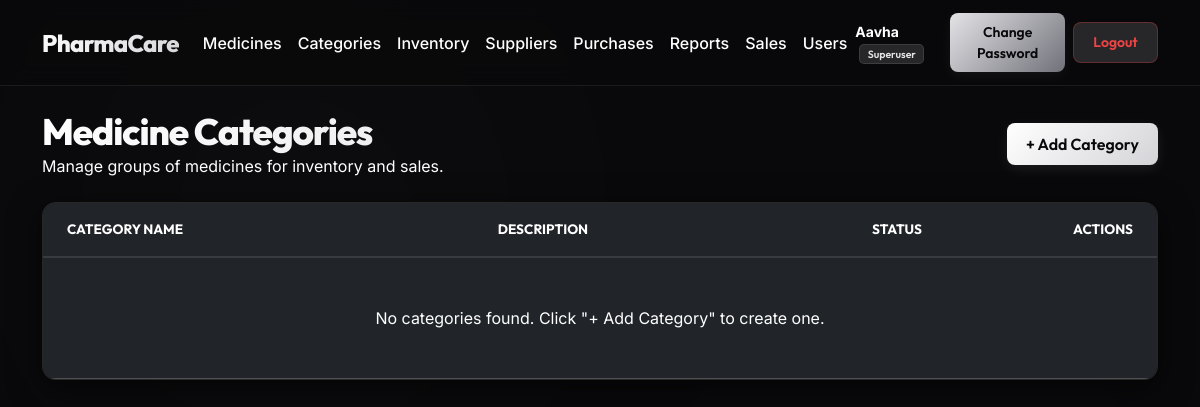
Before: /categories/ (signed in) with the older database file.
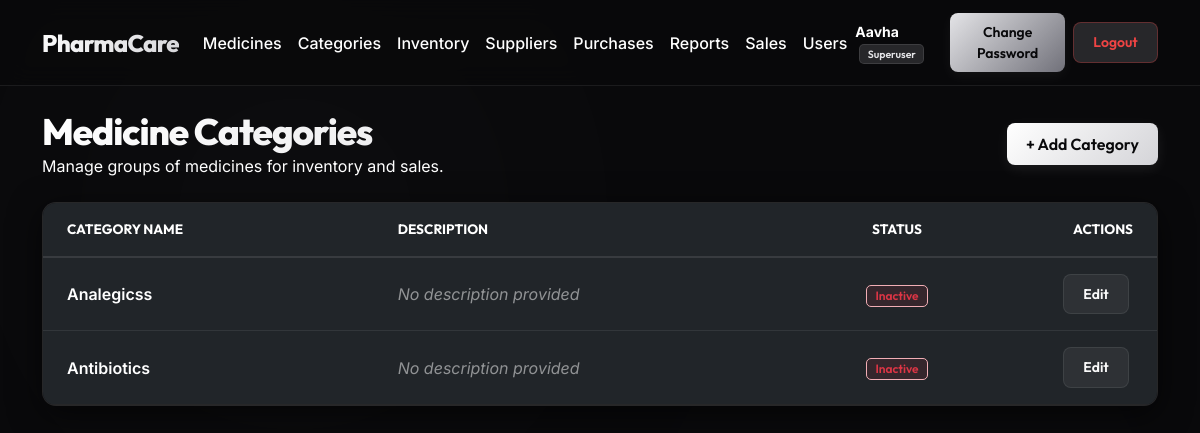
After: the same page with the newer database file.
### medicines/models.py (models this page shows, shortened)
class Category(models.Model):
    name = models.CharField(
        max_length=100,
        unique=True,
        verbose_name="Category Name",
        help_text="e.g. Antibiotics, Analgesics, Vitamins"
    )
    description = models.TextField(
        blank=True,
        null=True,
        verbose_name="Description",
        help_text="Optional description of what this category covers."
    )
    created_at = models.DateTimeField(
        auto_now_add=True,
        verbose_name="Created At"
    )
    is_active = models.BooleanField(
        default=True,
        verbose_name="Active",
        help_text="Inactive categories are hidden from selection and list views."
    )
    class Meta:
        verbose_name = "Category"
        verbose_name_plural = "Categories"
        ordering = ["name"]

### medicines/views.py (the view)
# urls.py: path("categories/", views.CategoryListView.as_view(), name="category_list"),
class CategoryListView(LoginRequiredMixin, AdminOrPharmacistRequiredMixin, ListView):
    model = Category
    template_name = "medicines/category_list.html"
    context_object_name = "categories"

### medicines/views.py (called while the page is built)
    def test_func(self):
        user = self.request.user
        return user.is_authenticated and (user.is_superuser or is_admin(user) or is_pharmacist(user))

### templates/medicines/category_list.html (shortened to what this page needs)
{% extends "base.html" %}
{% block content %}
<div class="row mb-4 align-items-center">
    <div class="col">
        <h1 class="dashboard-title mb-0">Medicine Categories</h1>
        <p class="text-muted mb-0">Manage groups of medicines for inventory and sales.</p>
    </div>
    <div class="col-auto">
        {% if user.is_superuser %}
            <a href="{% url 'category_add' %}" class="btn btn-primary">+ Add Category</a>
        {% else %}
            {% for group in user.groups.all %}
                {% if group.name == "Admin" or group.name == "Pharmacist" %}
                    <a href="{% url 'category_add' %}" class="btn btn-primary">+ Add Category</a>
                {% endif %}
            {% endfor %}
        {% endif %}
    </div>
</div>
<div class="card">
    <div class="card-body p-0">
        <div class="table-responsive">
            <table class="table table-dark table-hover mb-0" style="background: transparent; color: #fafafa;">
                <thead>
                    <tr style="border-bottom: 2px solid rgba(255,255,255,0.1);">
                        <th class="py-3 px-4" style="color: var(--text-secondary); font-family: var(--font-heading); font-size: 0.85rem; text-transform: uppercase;">Category Name</th>
                        <th class="py-3 px-4" style="color: var(--text-secondary); font-family: var(--font-heading); font-size: 0.85rem; text-transform: uppercase;">Description</th>
                        <th class="py-3 px-4 text-center" style="color: var(--text-secondary); font-family: var(--font-heading); font-size: 0.85rem; text-transform: uppercase; width: 120px;">Status</th>
                        <th class="py-3 px-4 text-end" style="color: var(--text-secondary); font-family: var(--font-heading); font-size: 0.85rem; text-transform: uppercase; width: 200px;">Actions</th>
                    </tr>
                </thead>
                <tbody>
                    {% for category in categories %}
                        <tr style="border-bottom: 1px solid var(--border-color); vertical-align: middle;">
                            <td class="py-3 px-4 fw-semibold">{{ category.name }}</td>
                            <td class="py-3 px-4 text-muted">
                                {% if category.description %}
                                    {{ category.description }}
                                {% else %}
                                    <span class="fst-italic opacity-50">No description provided</span>
                                {% endif %}
                            </td>
                            <td class="py-3 px-4 text-center">
                                {% if category.is_active %}
                                    <span class="badge bg-success-subtle text-success border border-success-subtle px-2 py-1" style="background: rgba(25, 135, 84, 0.1) !important; color: #198754 !important;">Active</span>
                                {% else %}
                                    <span class="badge bg-danger-subtle text-danger border border-danger-subtle px-2 py-1" style="background: rgba(220, 53, 69, 0.1) !important; color: #dc3545 !important;">Inactive</span>
                                {% endif %}
                            </td>
                            <td class="py-3 px-4 text-end">
                                {% if user.is_superuser %}
                                    <a href="{% url 'category_edit' category.pk %}" class="btn btn-light btn-sm me-1">Edit</a>
                                {% endif %}
                            </td>
                        </tr>
                    {% empty %}
                        <tr>
                            <td colspan="4" class="text-center py-5 text-muted">
                                <p class="mb-0">No categories found. Click "+ Add Category" to create one.</p>
                            </td>
                        </tr>
                    {% endfor %}
                </tbody>
            </table>
        </div>
    </div>
</div>
{% endblock %}

### templates/base.html (shortened to what this page needs)
{% load static %}
<!DOCTYPE html>
<html lang="en">
<head>
    <link href="https://cdn.jsdelivr.net/npm/bootstrap@5.3.7/dist/css/bootstrap.min.css" rel="stylesheet">
    <link href="{% static 'css/style.css' %}" rel="stylesheet">
</head>
<body>
{% if request.resolver_match.url_name == "home" %}
<nav class="navbar navbar-expand-lg navbar-dark">
    <div class="container">
        <a class="navbar-brand" href="{% url 'home' %}">PharmaCare</a>
        <div class="d-flex align-items-center ms-auto">
            {% if user.is_authenticated %}
                <span class="text-white me-3 small d-none d-md-inline">
                    Welcome, <strong>{{ user.username }}</strong>
                    {% if user.is_superuser %}
                        <span class="badge bg-warning text-dark ms-1">Superuser</span>
                    {% endif %}
                    {% for group in user.groups.all %}
                        <span class="badge bg-warning text-dark ms-1">{{ group.name }}</span>
                    {% endfor %}
                </span>
                <a href="{% url 'change_password' %}" class="btn btn-warning btn-sm me-2">Change Password</a>
                <form action="{% url 'logout' %}" method="post" style="display:inline; margin:0;">
                    {% csrf_token %}
                    <button type="submit" class="btn btn-danger btn-sm">Logout</button>
                </form>
            {% else %}
                <a href="{% url 'login' %}" class="btn btn-light btn-sm">Login</a>
            {% endif %}
        </div>
    </div>
</nav>
{% else %}
<nav class="navbar navbar-expand-lg navbar-dark">
    <div class="container">
        <a class="navbar-brand" href="{% url 'home' %}">PharmaCare</a>
        <div class="collapse navbar-collapse" id="navbarNav">
            <ul class="navbar-nav me-auto mb-2 mb-lg-0">
                {% if user.is_authenticated %}
                    {% if user.is_superuser or user.groups.all.0.name == "Admin" or user.groups.all.0.name == "Pharmacist" or user.groups.all.1.name == "Admin" or user.groups.all.1.name == "Pharmacist" %}
                        <li class="nav-item">
                            <a class="nav-link px-2 {% if request.resolver_match.url_name == 'medicine_list' %}active{% endif %}" href="{% url 'medicine_list' %}">Medicines</a>
                        </li>
                        <li class="nav-item">
                            <a class="nav-link px-2 {% if request.resolver_match.url_name == 'category_list' %}active{% endif %}" href="{% url 'category_list' %}">Categories</a>
                        </li>
                        <li class="nav-item">
                            <a class="nav-link px-2" href="#">Inventory</a>
                        </li>
                        <li class="nav-item">
                            <a class="nav-link px-2" href="#">Suppliers</a>
                        </li>
                        <li class="nav-item">
                            <a class="nav-link px-2" href="#">Purchases</a>
                        </li>
                        <li class="nav-item">
                            <a class="nav-link px-2" href="#">Reports</a>
                        </li>
                    {% endif %}
                    {% if user.is_superuser or user.groups.all.0.name == "Admin" or user.groups.all.0.name == "Cashier" or user.groups.all.1.name == "Admin" or user.groups.all.1.name == "Cashier" %}
                        <li class="nav-item">
                            <a class="nav-link px-2" href="#">Sales</a>
                        </li>
                    {% endif %}
                    {% if user.is_superuser or user.groups.all.0.name == "Admin" or user.groups.all.1.name == "Admin" %}
                        <li class="nav-item">
                            <a class="nav-link px-2" href="#">Users</a>
                        </li>
                    {% endif %}
                {% endif %}
            </ul>
            <div class="d-flex align-items-center">
                {% if user.is_authenticated %}
                    <span class="text-white me-3 small d-none d-lg-inline">
                        <strong>{{ user.username }}</strong>
                        {% if user.is_superuser %}
                            <span class="badge bg-warning text-dark ms-1">Superuser</span>
                        {% endif %}
                    </span>
                    <a href="{% url 'change_password' %}" class="btn btn-warning btn-sm me-2">Change Password</a>
                    <form action="{% url 'logout' %}" method="post" style="display:inline; margin:0;">
                        <button type="submit" class="btn btn-danger btn-sm">Logout</button>
                    </form>
                {% else %}
                    <a href="{% url 'login' %}" class="btn btn-light btn-sm">Login</a>
                {% endif %}
            </div>
        </div>
    </div>
</nav>
{% endif %}
<div class="container mt-4">
    {% block content %}{% endblock %}
</div>
</body>
</html>

### static/css/style.css (style rules this page uses)
:root { --bg-main: #09090b; --bg-card: rgba(24, 24, 27, 0.75); --bg-card-hover: rgba(39, 39, 42, 0.85); --border-color: rgba(255, 255, 255, 0.08); --border-focus: rgba(255, 255, 255, 0.45); --text-primary: #fafafa; --text-secondary: #ffffff; --primary-gradient: linear-gradient(135deg, #ffffff 0%, #d4d4d8 100%); --accent-gradient: linear-gradient(135deg, #e4e4e7 0%, #71717a 100%); --font-heading: 'Outfit', sans-serif; --font-body: 'Inter', sans-serif; --shadow-premium: 0 8px 32px 0 rgba(0, 0, 0, 0.6); --shadow-glow: 0 0 12px rgba(255, 255, 255, 0.12); --transition-smooth: all 0.3s cubic-bezier(0.4, 0, 0.2, 1); }
body { background-color: var(--bg-main); color: var(--text-primary); font-family: var(--font-body); min-height: 100vh; margin: 0; overflow-x: hidden; position: relative; }
body::before, body::after { content: ''; position: absolute; width: 350px; height: 350px; border-radius: 50%; filter: blur(140px); z-index: -1; opacity: 0.03; }
body::before { top: 5%; left: 10%; background: #ffffff; }
body::after { bottom: 10%; right: 10%; background: #a1a1aa; }
h1, h2, h3, h4, h5, h6, .navbar-brand { font-family: var(--font-heading); font-weight: 700; letter-spacing: -0.02em; }
.navbar { background: rgba(9, 9, 11, 0.8) !important; backdrop-filter: blur(12px); -webkit-backdrop-filter: blur(12px); border-bottom: 1px solid var(--border-color); padding: 0.8rem 0; }
.navbar-brand { font-size: 1.5rem; background: var(--primary-gradient); -webkit-background-clip: text; -webkit-text-fill-color: transparent; font-weight: 800; letter-spacing: -0.03em; }
.card { background: var(--bg-card); backdrop-filter: blur(12px); -webkit-backdrop-filter: blur(12px); border: 1px solid var(--border-color); border-radius: 14px; box-shadow: var(--shadow-premium); transition: var(--transition-smooth); color: var(--text-primary); overflow: hidden; }
.card-body { padding: 1.5rem; }
.btn { border-radius: 8px; padding: 0.55rem 1.2rem; font-weight: 600; font-family: var(--font-heading); transition: var(--transition-smooth); border: none; }
.btn-primary { background: var(--primary-gradient); color: #09090b !important; box-shadow: 0 4px 14px rgba(255, 255, 255, 0.08); }
.btn-light { background: rgba(255, 255, 255, 0.06); border: 1px solid var(--border-color); color: var(--text-primary); }
.btn-warning { background: var(--accent-gradient); color: #09090b !important; box-shadow: 0 4px 14px rgba(255, 255, 255, 0.05); }
.btn-danger { background: #27272a; border: 1px solid rgba(239, 68, 68, 0.3); color: #ef4444; }
.nav-link { color: var(--text-secondary); font-weight: 500; transition: var(--transition-smooth); }
.nav-link:hover, .nav-link.active { color: var(--text-primary); }
.badge { padding: 0.4em 0.7em; font-weight: 600; border-radius: 5px; font-family: var(--font-heading); }
.bg-warning { background-color: #27272a !important; color: #e4e4e7 !important; border: 1px solid rgba(255, 255, 255, 0.1); }
.dashboard-title { margin-bottom: 1.5rem; font-weight: 800; font-size: 2.3rem; background: var(--primary-gradient); -webkit-background-clip: text; -webkit-text-fill-color: transparent; letter-spacing: -0.03em; }
.text-muted, .text-secondary, .form-text, .helptext, label, .dashboard-card-description, .card-header p, p.text-muted, span.text-secondary, .table-dark th { color: #ffffff !important; }
::placeholder { color: #ffffff !important; opacity: 0.65 !important; }

Changed rows visible on the page:
added Category: name "Analegicss", description "No description provided", is_active "Inactive"
added Category: name "Antibiotics", description "No description provided", is_active "Inactive"
Other visible differences:
text no longer shown: "No categories found. Click \"+ Add Category\" to create one."
